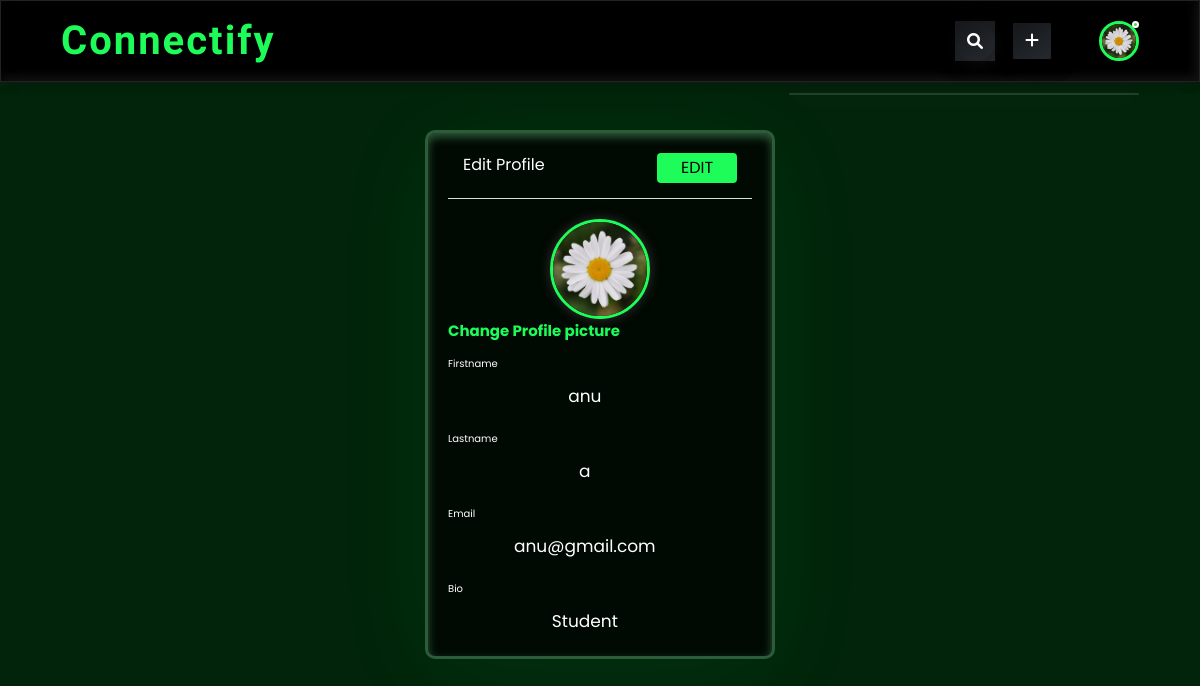
The app's page /edit/ (signed in), older data.
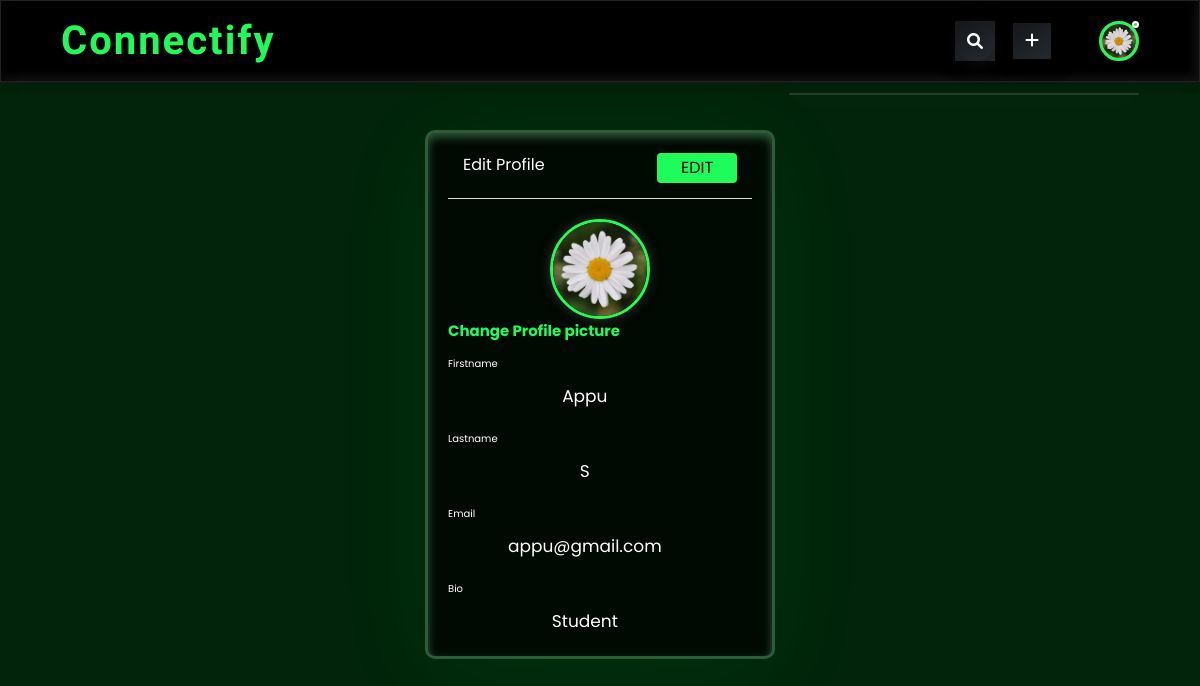
The same page, newer data.
### home/models.py (models this page shows)
class userprofile(models.Model):
    username=models.CharField(max_length=200)
    firstname=models.CharField(blank=True,max_length=200)
    lastname=models.CharField(blank=True,max_length=200)
    email=models.EmailField(blank=True)
    profile_pic=models.ImageField(upload_to='profiles',default='profiles/img.jpg')
    followers=models.ManyToManyField(User,blank=True,related_name='followers')
    following=models.ManyToManyField(User,blank=True,related_name='following')
    bio=models.CharField(max_length=200,blank=True)

### home/views.py (the view)
# urls.py: path('edit/',views.edit,name='edit'),
@login_required(login_url='auth/')
def edit(request):
    userdata=userprofile.objects.get(username=request.user)
    post=post_table.objects.all()
    current=request.user
    currentuser=userprofile.objects.get(username=current)
    edit_instance=profileform(request.POST or None, request.FILES or None,instance=currentuser)
    context={
        'posts':post,
        'userprofile':currentuser,
        'form':edit_instance,
         }
    if edit_instance.is_valid():
        edit_instance.save()
        return redirect('/')
    return render(request,'profileupdate.html',context)

### home/form.py
class profileform(forms.ModelForm):
    class Meta:
        model=userprofile
        fields=['profile_pic','firstname','lastname','email','bio',]

### templates/profileupdate.html (shortened to what this page needs)
{% extends 'base.html' %}
{% load static %}
{% block body %}
<!DOCTYPE html>
<html lang="en">
<head>
</head>
<body style="    background-color: #01240a;">
    <div class="container">
        <div class="card" style="background:rgba(0,0,0,.75);color:black;
        box-shadow: inset 0 4px 10px rgba(91, 176, 114, 0.5), 0 15px 100px #1efc5911;
        border: 3px solid rgba(91, 176, 114, 0.5);">
            <div class="info" style='background-color:transparent'>
                <span>Edit Profile</span>
                <button id="savebutton" style="background-color: #1efc5a;outline: none;border: none;color: #000;">edit</button>
            </div>
            <form class="center" enctype="multipart/form-data" method="post" action="{% url 'home:edit' %}" >
                <div class="preview" style="display: grid;place-items: center; height: fit-content;">
                    <img id="file-ip-1-preview" style='border-radius:50%;height:100px;width:100px;border:3px solid #1efc5a;box-shadow:0 0 10px 2px rgb(39, 38, 38)'
                        src="{{form.profile_pic.value.url}}">
                </div>
                <label for="file-ip-1" style="font-size: 15px;color: #1efc5a;font-weight: bold;text-align: center;">Change Profile picture</label>
                <div class="inputs">
                    <span>Firstname</span>
                    <input type="text" readonly value="{{form.firstname.value}}" name="firstname" style='background-color:transparent;border-radius: 10px;'>
                </div>
                <div class="inputs">
                    <span>Lastname</span>
                    <input type="text" readonly value="{{form.lastname.value}}" name="lastname" style='background-color:transparent;border-radius: 10px;'>
                </div>
                <div class="inputs">
                    <span>Email</span>
                    <input type="text" readonly value="{{form.email.value}}" name="email" style='background-color:transparent;border-radius: 10px;'>
                </div>
                <div class="inputs">
                    <span>Bio</span>
                    <input type="text" readonly value="{{form.bio.value}}" name="bio" style='background-color:transparent;border-radius: 10px;'>
                </div>
            </form>
        </div>
    </div>
</body>
</html>
{% endblock %}

### templates/base.html (shortened to what this page needs)
{% load static %}
<!DOCTYPE html>
<html lang="en">
<head>
  <link href="https://cdn.jsdelivr.net/npm/bootstrap@5.0.0-beta1/dist/css/bootstrap.min.css" rel="stylesheet"
>
  <link rel="stylesheet" href="https://cdn.jsdelivr.net/npm/bootstrap@4.5.3/dist/css/bootstrap.min.css">
  <link rel="stylesheet" href="{% static 'asset/styles.css' %}" />
  <link rel="stylesheet" href="https://cdnjs.cloudflare.com/ajax/libs/font-awesome/6.0.0/css/all.min.css" />
 </head>
<body>
  <nav style="background-color: rgb(0, 0, 0); box-shadow: -4px -4px 10px rgba(67, 67, 67, 0.5),
  inset 4px 4px 10px rgba(0, 0, 0, 0.5),
  inset -4px -4px 10px rgba(67, 67, 67, 0.3),
  4px 4px 10px rgba(0, 0, 0, 0.3);border: 1px solid rgb(36, 33, 33);"" >
    <div class="nav-left" ">
      <a href="{% url 'home:home' %}" style="text-decoration: none;">
        <span class="logo" style="color:#1efc5a; font-family: 'Dancing Script', cursive !important; font-size: 40px; font-weight: bold;letter-spacing: 2px;">Connectify</span>
    </div>
    <div class="nav-right">
      <a href="{% url 'home:search' %}"style="text-decoration:none;background: linear-gradient(327.43deg, #32383E -77.68%, #17191C 87.35%);
      border: none;
      box-shadow: -4px -2px 16px rgba(195,200,205,0), 4px 4px 18px rgba(0, 0, 0, 0.5);margin-right:10px;width:40px ;height:40px;">
        <div class="search-box"
          style="width:40px ;height:40px;border-radius: 50%; display: grid;place-items: center;padding: 0;background: linear-gradient(327.43deg, #32383E -77.68%, #17191C 87.35%);
          border: none;
          box-shadow: -4px -2px 16px rgba(210, 215, 221, 0), 4px 4px 18px rgba(24, 23, 23, 0.5);">
         <i class="fa fa-search"></i>
        </div>
      </a>
      <div class="addpost mx-2"
      style="background: linear-gradient(327.43deg, #32383E -77.68%, #17191C 87.35%);
      border: none;
      box-shadow: -4px -2px 16px rgba(195,200,205,0), 4px 4px 18px rgba(0, 0, 0, 0.5);"
      >
        <button type="button" class="btn btn-light" data-toggle="modal" data-target="#addpost" data-whatever="@mdo" style="background: linear-gradient(327.43deg, #32383E -77.68%, #17191C 87.35%);
        border: none;
        box-shadow: -4px -2px 16px rgba(195,200,205,0), 4px 4px 18px rgba(0, 0, 0, 0.5);"><i
            class="fa-solid fa-plus"></i></button>
      </div>
      <div class="nav-user-icon online" onclick="settingsMenuToggle()" style="margin-left: 40px;">
        <img src="{{ userprofile.profile_pic.url }}" style="border:3px solid #1efc5a ;background-color: white;"/>
      </div>
    </div>
    <div class="settings-menu" style="background-color: rgba(255, 255, 255, 0.08);
    -webkit-backdrop-filter: blur(15px);
    backdrop-filter: blur(15px);
    -webkit-box-shadow: 0 2px 20px rgba(0, 0, 0, 0.15);
    box-shadow: 0 2px 20px rgba(219, 214, 214, 0.15);
    border: 1px solid rgba(255, 255, 255, 0.06); width: 350px;" >
      <div class="settings-menu-inner" >
      </div>
    </div>
  </nav>
  {% block body %}
  {% endblock %}
</body>
</html>

Row changes from the older to the newer data that the page shows:
changed userprofile "Student": firstname "anu" → "Appu"; email "anu@gmail.com" → "appu@gmail.com"
Text that changed along with them:
form field lastname: "a" → "S"
